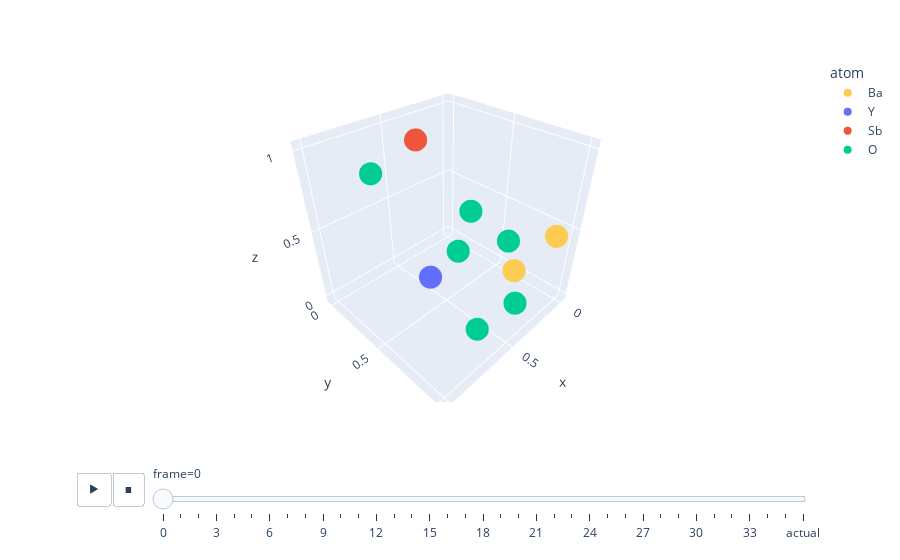

Write notebook code for a chart like this one.
### Code cell
plot_struct([cg_to_struct(s, batch_i) for s in seq] + [cg_to_struct(batch, batch_i)])

### Figure 1 — Plotly figure (JSON) as saved in the notebook; plotly's stock layout.template omitted (floating-point values rounded to 4 significant figures)
{"data": [{"hovertemplate": "atom=Ba<br>frame=0<br>x=%{x}<br>y=%{y}<br>z=%{z}<extra></extra>", "legendgroup": "Ba", "marker": {"color": "#FECB52", "symbol": "circle"}, "mode": "markers", "name": "Ba", "scene": "scene", "showlegend": true, "type": "scatter3d", "x": [0.3328, 0.0357], "y": [0.882, 0.9502], "z": [0.3275, 0.4488]}, {"hovertemplate": "atom=Y<br>frame=0<br>x=%{x}<br>y=%{y}<br>z=%{z}<extra></extra>", "legendgroup": "Y", "marker": {"color": "#636efa", "symbol": "circle"}, "mode": "markers", "name": "Y", "scene": "scene", "showlegend": true, "type": "scatter3d", "x": [0.9021], "y": [0.8053], "z": [0.5909]}, {"hovertemplate": "atom=Sb<br>frame=0<br>x=%{x}<br>y=%{y}<br>z=%{z}<extra></extra>", "legendgroup": "Sb", "marker": {"color": "#EF553B", "symbol": "circle"}, "mode": "markers", "name": "Sb", "scene": "scene", "showlegend": true, "type": "scatter3d", "x": [0.4186], "y": [0.1561], "z": [0.93]}, {"hovertemplate": "atom=O<br>frame=0<br>x=%{x}<br>y=%{y}<br>z=%{z}<extra></extra>", "legendgroup": "O", "marker": {"color": "#00cc96", "symbol": "circle"}, "mode": "markers", "name": "O", "scene": "scene", "showlegend": true, "type": "scatter3d", "x": [0.7028, 0.3575, 0.3085, 0.6537, 0.1663, 0.01436], "y": [0.09003, 0.9331, 0.5082, 0.9012, 0.2728, 0.595], "z": [0.7956, 0.1223, 0.5523, 0.1114, 0.04706, 0.2215]}], "layout": {"legend": {"title": {"text": "atom"}, "tracegroupgap": 0}, "margin": {"t": 60}, "scene": {"domain": {"x": [0, 1], "y": [0, 1]}, "xaxis": {"range": [-0.05, 1.05], "title": {"text": "x"}}, "yaxis": {"range": [-0.05, 1.05], "title": {"text": "y"}}, "zaxis": {"range": [-0.05, 1.05], "title": {"text": "z"}}}, "sliders": [{"active": 0, "currentvalue": {"prefix": "frame="}, "len": 0.9, "pad": {"b": 10, "t": 60}, "steps": [{"args": [["0"], {"frame": {"duration": 0, "redraw": true}, "fromcurrent": true, "mode": "immediate", "transition": {"duration": 0, "easing": "linear"}}], "label": "0", "method": "animate"}, {"args": [["1"], {"frame": {"duration": 0, "redraw": true}, "fromcurrent": true, "mode": "immediate", "transition": {"duration": 0, "easing": "linear"}}], "label": "1", "method": "animate"}, {"args": [["2"], {"frame": {"duration": 0, "redraw": true}, "fromcurrent": true, "mode": "immediate", "transition": {"duration": 0, "easing": "linear"}}], "label": "2", "method": "animate"}, {"args": [["3"], {"frame": {"duration": 0, "redraw": true}, "fromcurrent": true, "mode": "immediate", "transition": {"duration": 0, "easing": "linear"}}], "label": "3", "method": "animate"}, {"args": [["4"], {"frame": {"duration": 0, "redraw": true}, "fromcurrent": true, "mode": "immediate", "transition": {"duration": 0, "easing": "linear"}}], "label": "4", "method": "animate"}, {"args": [["5"], {"frame": {"duration": 0, "redraw": true}, "fromcurrent": true, "mode": "immediate", "transition": {"duration": 0, "easing": "linear"}}], "label": "5", "method": "animate"}, {"args": [["6"], {"frame": {"duration": 0, "redraw": true}, "fromcurrent": true, "mode": "immediate", "transition": {"duration": 0, "easing": "linear"}}], "label": "6", "method": "animate"}, {"args": [["7"], {"frame": {"duration": 0, "redraw": true}, "fromcurrent": true, "mode": "immediate", "transition": {"duration": 0, "easing": "linear"}}], "label": "7", "method": "animate"}, {"args": [["8"], {"frame": {"duration": 0, "redraw": true}, "fromcurrent": true, "mode": "immediate", "transition": {"duration": 0, "easing": "linear"}}], "label": "8", "method": "animate"}, {"args": [["9"], {"frame": {"duration": 0, "redraw": true}, "fromcurrent": true, "mode": "immediate", "transition": {"duration": 0, "easing": "linear"}}], "label": "9", "method": "animate"}, {"args": [["10"], {"frame": {"duration": 0, "redraw": true}, "fromcurrent": true, "mode": "immediate", "transition": {"duration": 0, "easing": "linear"}}], "label": "10", "method": "animate"}, {"args": [["11"], {"frame": {"duration": 0, "redraw": true}, "fromcurrent": true, "mode": "immediate", "transition": {"duration": 0, "easing": "linear"}}], "label": "11", "method": "animate"}, {"args": [["12"], {"frame": {"duration": 0, "redraw": true}, "fromcurrent": true, "mode": "immediate", "transition": {"duration": 0, "easing": "linear"}}], "label": "12", "method": "animate"}, {"args": [["13"], {"frame": {"duration": 0, "redraw": true}, "fromcurrent": true, "mode": "immediate", "transition": {"duration": 0, "easing": "linear"}}], "label": "13", "method": "animate"}, {"args": [["14"], {"frame": {"duration": 0, "redraw": true}, "fromcurrent": true, "mode": "immediate", "transition": {"duration": 0, "easing": "linear"}}], "label": "14", "method": "animate"}, {"args": [["15"], {"frame": {"duration": 0, "redraw": true}, "fromcurrent": true, "mode": "immediate", "transition": {"duration": 0, "easing": "linear"}}], "label": "15", "method": "animate"}, {"args": [["16"], {"frame": {"duration": 0, "redraw": true}, "fromcurrent": true, "mode": "immediate", "transition": {"duration": 0, "easing": "linear"}}], "label": "16", "method": "animate"}, {"args": [["17"], {"frame": {"duration": 0, "redraw": true}, "fromcurrent": true, "mode": "immediate", "transition": {"duration": 0, "easing": "linear"}}], "label": "17", "method": "animate"}, {"args": [["18"], {"frame": {"duration": 0, "redraw": true}, "fromcurrent": true, "mode": "immediate", "transition": {"duration": 0, "easing": "linear"}}], "label": "18", "method": "animate"}, {"args": [["19"], {"frame": {"duration": 0, "redraw": true}, "fromcurrent": true, "mode": "immediate", "transition": {"duration": 0, "easing": "linear"}}], "label": "19", "method": "animate"}, {"args": [["20"], {"frame": {"duration": 0, "redraw": true}, "fromcurrent": true, "mode": "immediate", "transition": {"duration": 0, "easing": "linear"}}], "label": "20", "method": "animate"}, {"args": [["21"], {"frame": {"duration": 0, "redraw": true}, "fromcurrent": true, "mode": "immediate", "transition": {"duration": 0, "easing": "linear"}}], "label": "21", "method": "animate"}, {"args": [["22"], {"frame": {"duration": 0, "redraw": true}, "fromcurrent": true, "mode": "immediate", "transition": {"duration": 0, "easing": "linear"}}], "label": "22", "method": "animate"}, {"args": [["23"], {"frame": {"duration": 0, "redraw": true}, "fromcurrent": true, "mode": "immediate", "transition": {"duration": 0, "easing": "linear"}}], "label": "23", "method": "animate"}, {"args": [["24"], {"frame": {"duration": 0, "redraw": true}, "fromcurrent": true, "mode": "immediate", "transition": {"duration": 0, "easing": "linear"}}], "label": "24", "method": "animate"}, {"args": [["25"], {"frame": {"duration": 0, "redraw": true}, "fromcurrent": true, "mode": "immediate", "transition": {"duration": 0, "easing": "linear"}}], "label": "25", "method": "animate"}, {"args": [["26"], {"frame": {"duration": 0, "redraw": true}, "fromcurrent": true, "mode": "immediate", "transition": {"duration": 0, "easing": "linear"}}], "label": "26", "method": "animate"}, {"args": [["27"], {"frame": {"duration": 0, "redraw": true}, "fromcurrent": true, "mode": "immediate", "transition": {"duration": 0, "easing": "linear"}}], "label": "27", "method": "animate"}, {"args": [["28"], {"frame": {"duration": 0, "redraw": true}, "fromcurrent": true, "mode": "immediate", "transition": {"duration": 0, "easing": "linear"}}], "label": "28", "method": "animate"}, {"args": [["29"], {"frame": {"duration": 0, "redraw": true}, "fromcurrent": true, "mode": "immediate", "transition": {"duration": 0, "easing": "linear"}}], "label": "29", "method": "animate"}, {"args": [["30"], {"frame": {"duration": 0, "redraw": true}, "fromcurrent": true, "mode": "immediate", "transition": {"duration": 0, "easing": "linear"}}], "label": "30", "method": "animate"}, {"args": [["31"], {"frame": {"duration": 0, "redraw": true}, "fromcurrent": true, "mode": "immediate", "transition": {"duration": 0, "easing": "linear"}}], "label": "31", "method": "animate"}, {"args": [["32"], {"frame": {"duration": 0, "redraw": true}, "fromcurrent": true, "mode": "immediate", "transition": {"duration": 0, "easing": "linear"}}], "label": "32", "method": "animate"}, {"args": [["33"], {"frame": {"duration": 0, "redraw": true}, "fromcurrent": true, "mode": "immediate", "transition": {"duration": 0, "easing": "linear"}}], "label": "33", "method": "animate"}, {"args": [["34"], {"frame": {"duration": 0, "redraw": true}, "fromcurrent": true, "mode": "immediate", "transition": {"duration": 0, "easing": "linear"}}], "label": "34", "method": "animate"}, {"args": [["35"], {"frame": {"duration": 0, "redraw": true}, "fromcurrent": true, "mode": "immediate", "transition": {"duration": 0, "easing": "linear"}}], "label": "35", "method": "animate"}, {"args": [["actual"], {"frame": {"duration": 0, "redraw": true}, "fromcurrent": true, "mode": "immediate", "transition": {"duration": 0, "easing": "linear"}}], "label": "actual", "method": "animate"}], "x": 0.1, "xanchor": "left", "y": 0, "yanchor": "top"}], "updatemenus": [{"buttons": [{"args": [null, {"frame": {"duration": 500, "redraw": true}, "fromcurrent": true, "mode": "immediate", "transition": {"duration": 500, "easing": "linear"}}], "label": "&#9654;", "method": "animate"}, {"args": [[null], {"frame": {"duration": 0, "redraw": true}, "fromcurrent": true, "mode": "immediate", "transition": {"duration": 0, "easing": "linear"}}], "label": "&#9724;", "method": "animate"}], "direction": "left", "pad": {"r": 10, "t": 70}, "showactive": false, "type": "buttons", "x": 0.1, "xanchor": "right", "y": 0, "yanchor": "top"}]}}
